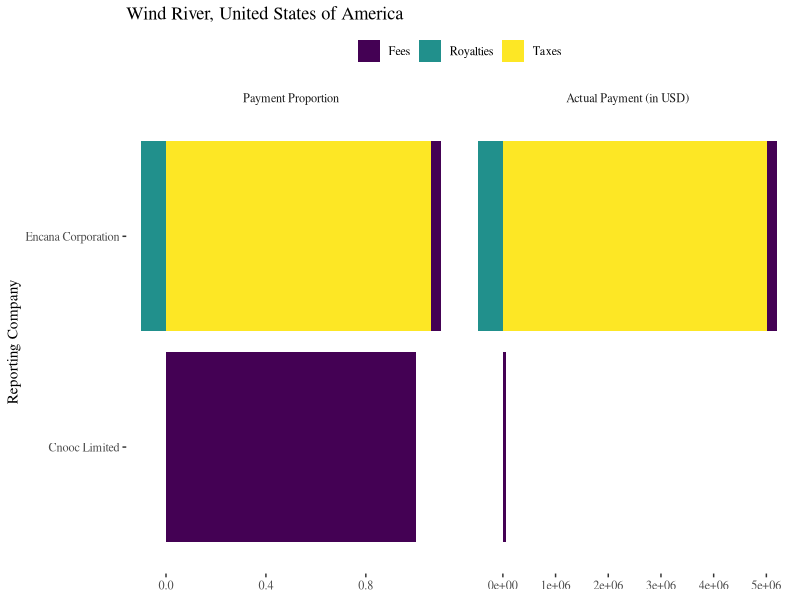
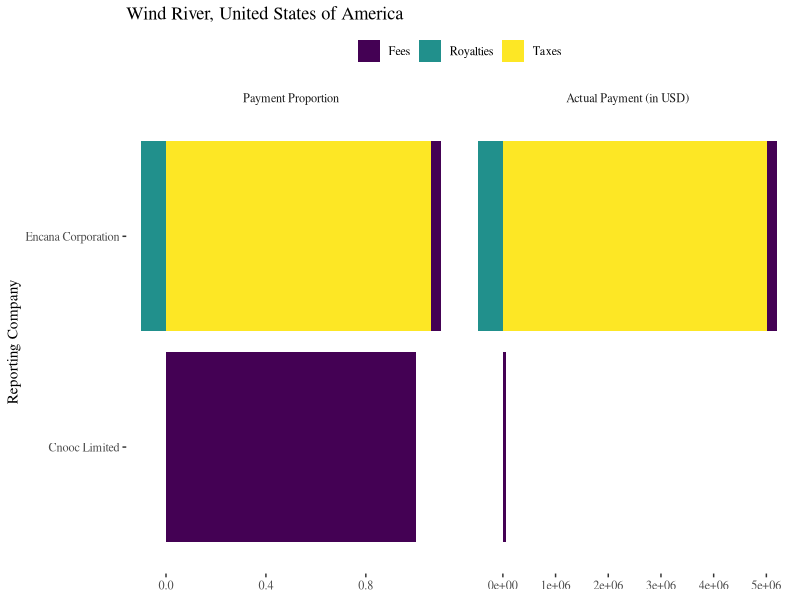
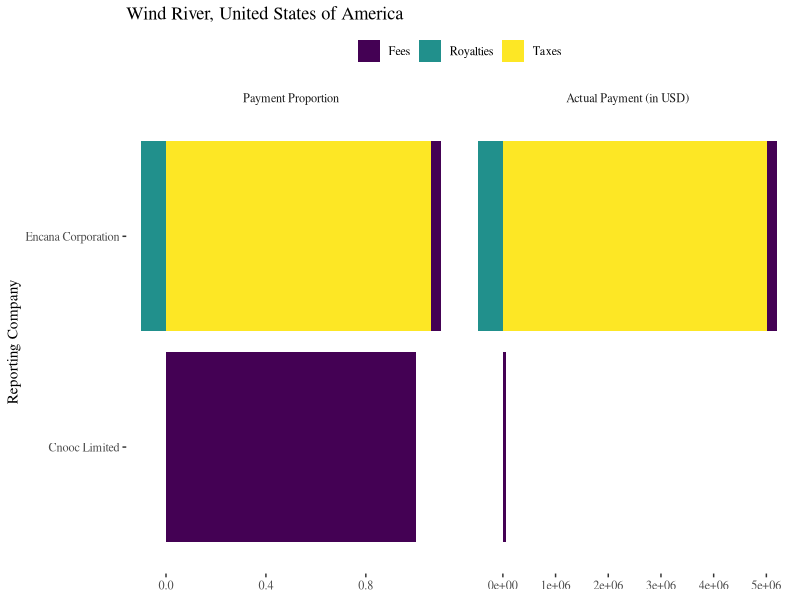
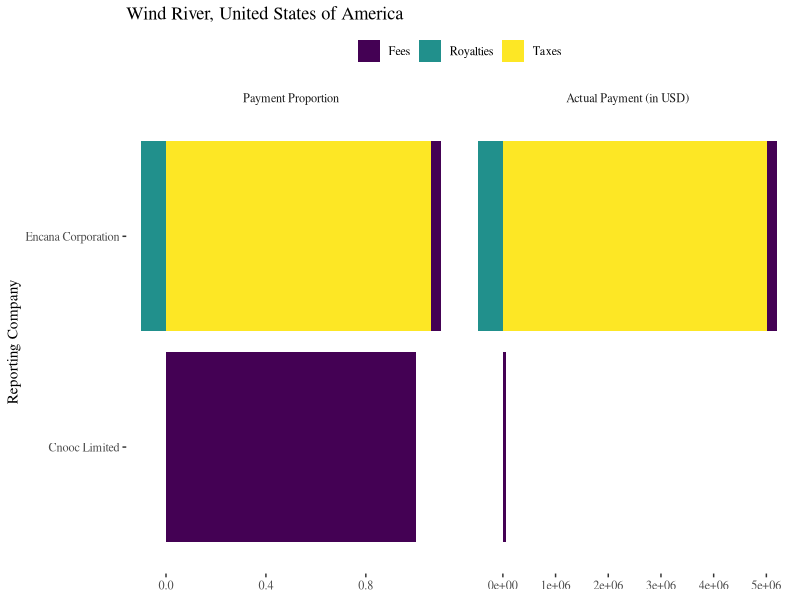
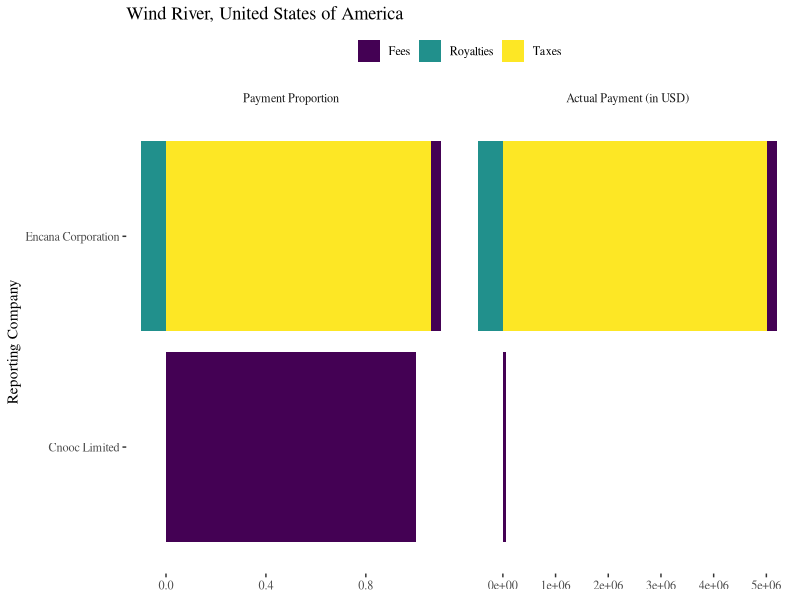
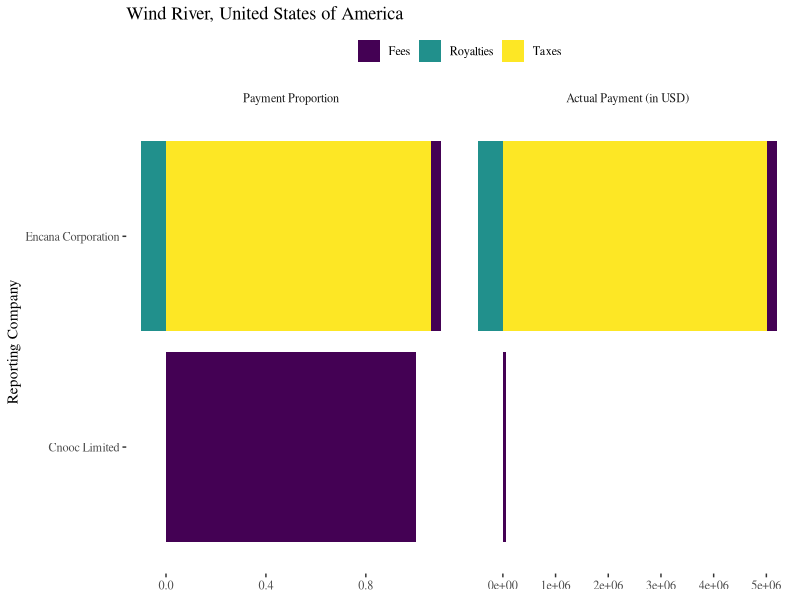
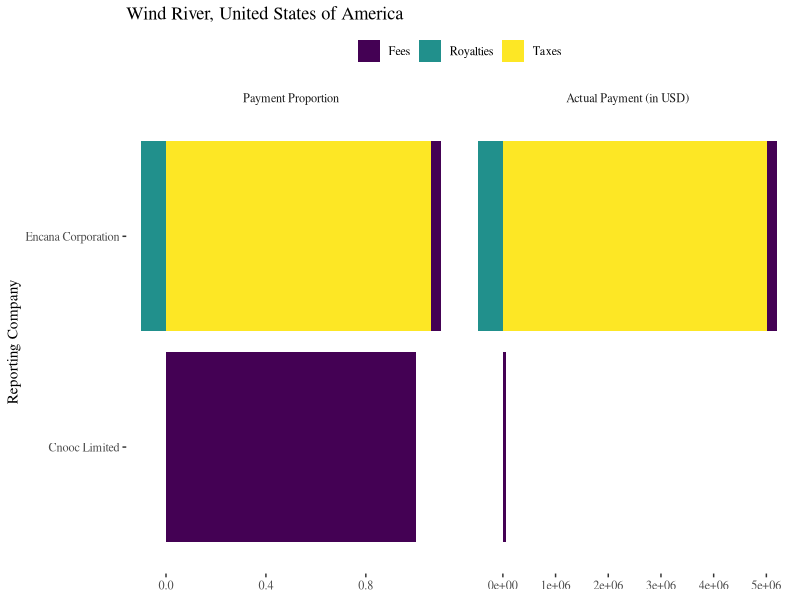
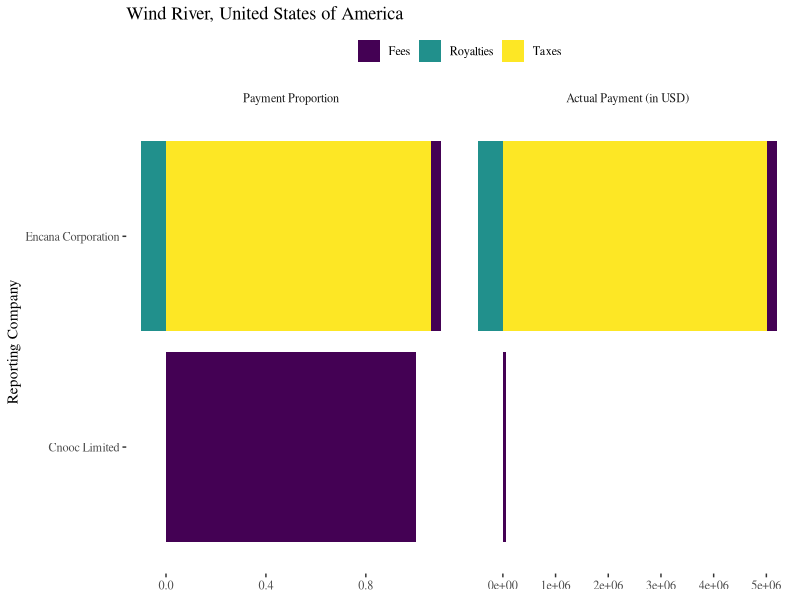

The R source for these figures, in order:
## ---- chunk 1
rm(list = ls())
library(tidyverse); library(ggthemes); library(viridis)

jvProjects <- read_csv("Workshop Data/JV Data/jv.csv") %>% 
    select(projectCountry, projectName, reportingCompany, paymentType, projectPayment, proportionPay) %>% 
    gather(key = "valueType", value = "value", projectPayment, proportionPay) %>% 
    mutate(valueType = factor(valueType, levels = c("proportionPay", "projectPayment"), labels = c("Payment Proportion", "Actual Payment (in USD)"))) %>% 
    arrange(projectCountry, projectName, reportingCompany)
## ---- chunk 2
jvNames <- jvProjects %>% 
    distinct(projectCountry, projectName) %>% 
    arrange(projectCountry, projectName)

plotList <- vector("list", length = nrow(jvNames))

for(i in 1:length(jvNames$projectName)){
    chartData <- jvProjects %>% 
      filter(projectName == jvNames$projectName[i])
    
    titleName <- paste0(jvNames$projectName[i], ", ", jvNames$projectCountry[i])
    
    plotList[[i]] <- ggplot(chartData, aes(y = value, x = reportingCompany, fill = factor(paymentType))) + 
              geom_bar(stat = "identity", position = "stack") + 
              coord_flip() +
              facet_wrap(~valueType, scales = "free_x") +
              theme_tufte() +
              labs(title = titleName,
                   x = "Reporting Company") +
              scale_fill_viridis(discrete = T) +
              theme(
                  legend.position = "top",
                  legend.title = element_blank(),
                  axis.title.x = element_blank()
                  )
}

## ---- chunk 3
countryList <- sort(unique(jvNames$projectCountry))

for(i in 1:length(countryList)){
    country <- countryList[i]
    projectList <- jvNames %>% 
        filter(projectCountry == country) %>% 
        select(projectName) %>% 
        unlist(use.names = F)
    
    print(country)
    
    for(j in 1:length(projectList)){
        charData <- jvProjects %>% 
            filter(projectName == projectList[j])
        
        print(ggplot(chartData, aes(y = value, x = reportingCompany, fill = factor(paymentType))) + 
            geom_bar(stat = "identity", position = "stack") + 
            coord_flip() +
            facet_wrap(~valueType, scales = "free_x") +
            theme_tufte() +
            labs(title = titleName, x = "Reporting Company") +
            scale_fill_viridis(discrete = T) +
            theme(
                legend.position = "top",
                legend.title = element_blank(),
                axis.title.x = element_blank()
                ))
    }
}


## ---- chunk 4
for(i in 1:length(plotList)){
    print(plotList[[i]])
}
